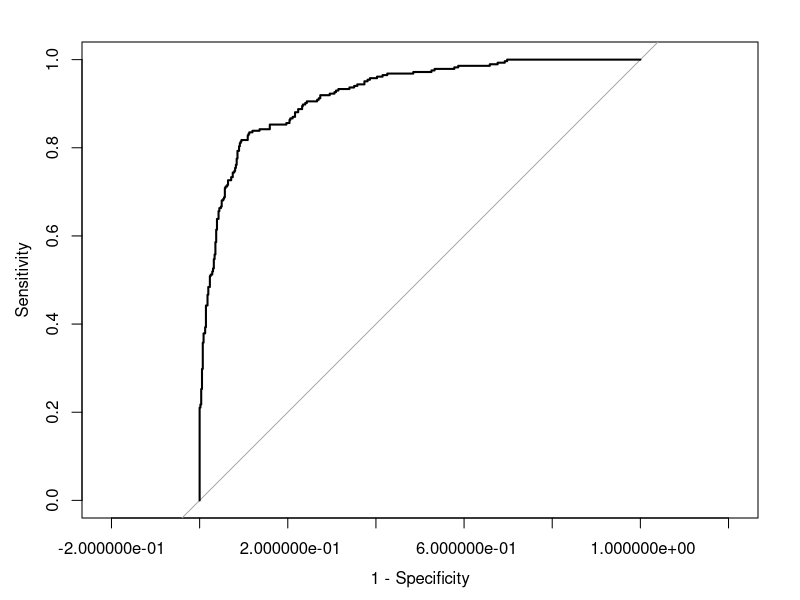

Here is the R script that generated this plot:
## ---- chunk 1
library(caret)
library(pROC)
set.seed(100)
## ---- chunk 2
biodeg_train <- read.csv("../data/biodeg_train.csv", header = TRUE, sep = ",")
biodeg_test <- read.csv("../data/biodeg_test.csv", header = TRUE, sep = ",")

response_train <- read.csv("../data/response_train.csv", header = TRUE, sep = ",")
response_test <- read.csv("../data/response_test.csv", header = TRUE, sep = ",")

response_train <- as.factor(as.matrix(response_train))
response_test <- as.factor(as.matrix(response_test))

y_pred_test <- read.csv("../data/test-results/y_pred.csv", header = TRUE, sep = ",")
y_pred_test <- lapply(y_pred_test, function(x) (as.factor(x)))
## ---- chunk 3
set.seed(100)
ctrl <- trainControl(method = "repeatedcv", repeats = 5, classProbs = TRUE)
lda_fit = train(x=biodeg_train, y = response_train, method = "lda", preProc = c("center", "scale"), metric = "ROC", trControl = ctrl)

lda_Pred  = predict(lda_fit,biodeg_train, type = "prob") 
lda_ROC = pROC::roc(response = response_train, predictor = lda_Pred[, 1])

lda_AUC = lda_ROC$auc[1]
lda = list(classifier = lda_fit, predictions = lda_Pred, roc = lda_ROC, auc = lda_AUC)

## ---- chunk 4
Test_Op <- data.frame(obs = response_test,NSC = predict(lda_fit, biodeg_test))
confusionMatrix(Test_Op$NSC, Test_Op$obs, positive = "RB")
plot(lda_ROC, legacy.axes = TRUE)
